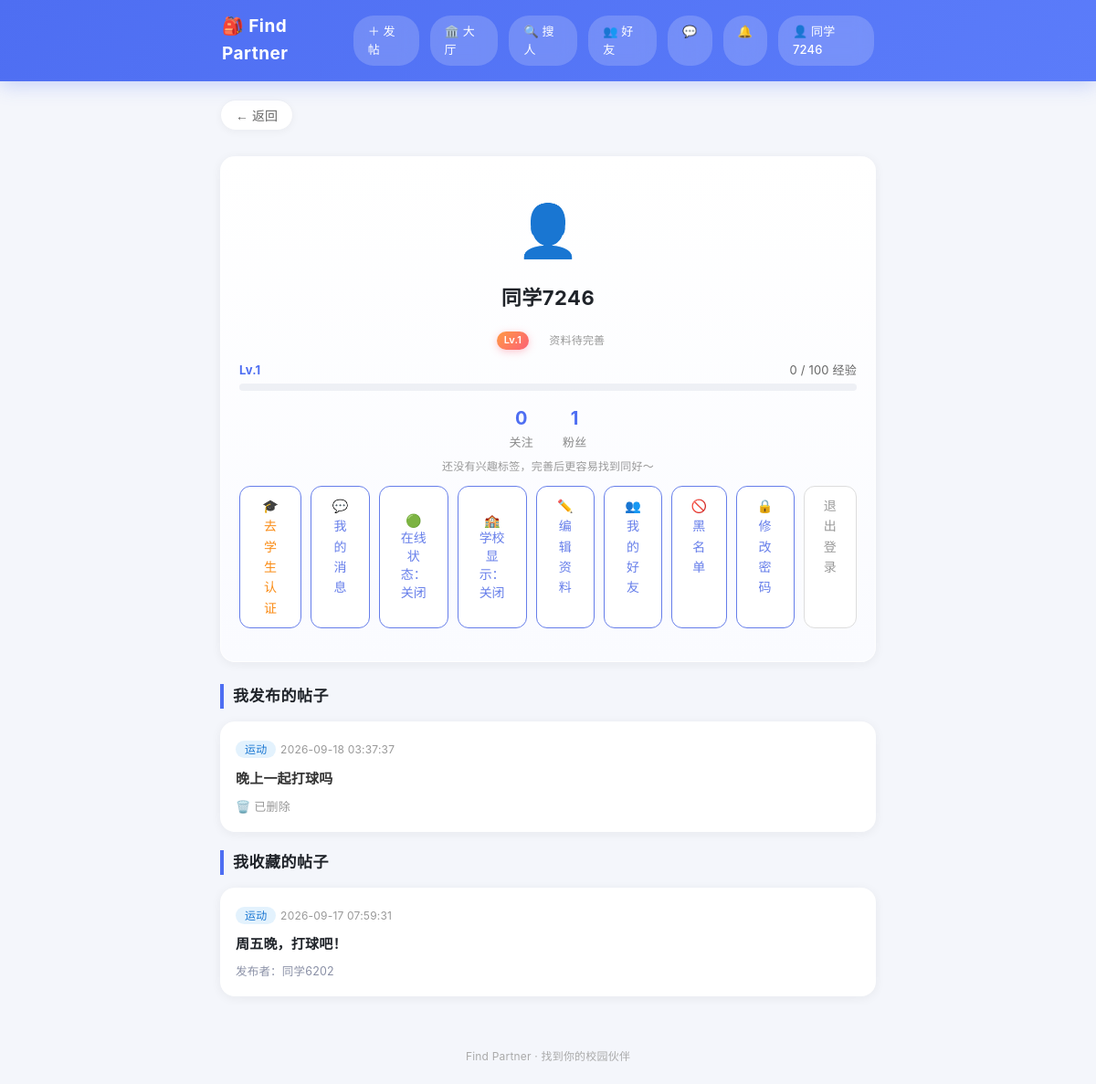
The app's page /profile (signed in), older data.
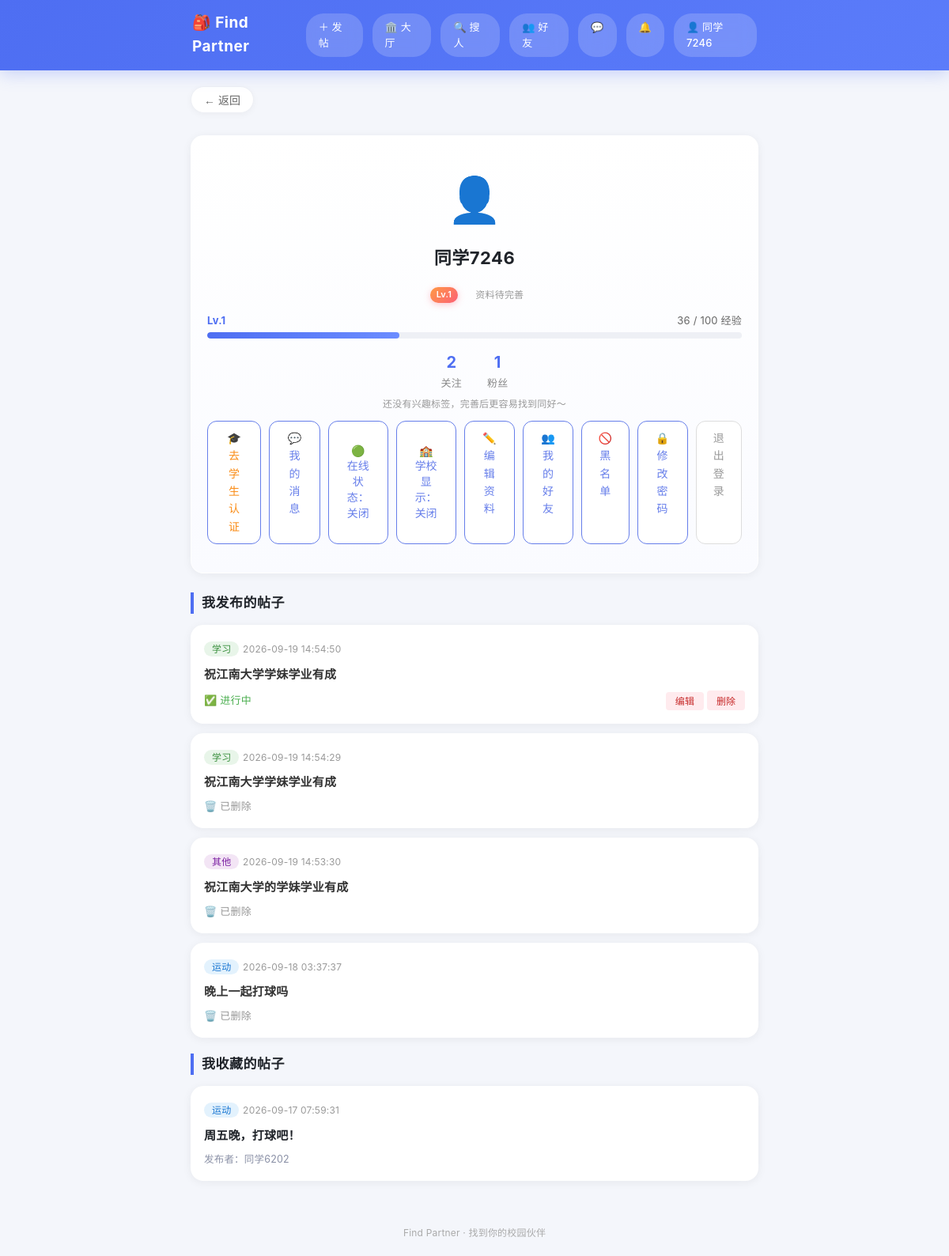
The same page, newer data.
### tables this page shows
CREATE TABLE users (
            id INTEGER PRIMARY KEY AUTOINCREMENT,
            phone TEXT UNIQUE NOT NULL,
            password_hash TEXT NOT NULL,
            nickname TEXT,
            create_time DATETIME DEFAULT CURRENT_TIMESTAMP
        , credit INTEGER DEFAULT 100, age INTEGER, gender TEXT, interests TEXT, bio TEXT, avatar TEXT, contact_public INTEGER DEFAULT 1, level INTEGER DEFAULT 1, exp INTEGER DEFAULT 0, student_verified INTEGER DEFAULT 0, school TEXT, student_id TEXT, real_name TEXT, last_active DATETIME, show_online INTEGER DEFAULT 1, show_school INTEGER DEFAULT 1);

CREATE TABLE posts (
            id INTEGER PRIMARY KEY AUTOINCREMENT,
            user_id INTEGER NOT NULL,
            title TEXT NOT NULL,
            category TEXT NOT NULL,
            content TEXT NOT NULL,
            contact TEXT NOT NULL,
            create_time DATETIME DEFAULT CURRENT_TIMESTAMP,
            status TINYINT DEFAULT 1,
            FOREIGN KEY (user_id) REFERENCES users(id)
        );

### app.py (the view)
@app.route('/profile')
def profile():
    if 'user_id' not in session:
        return redirect(url_for('login'))
    conn = get_conn()
    c = conn.cursor()
    user = c.execute('''SELECT id, nickname, age, gender, interests, bio, credit, avatar, level, exp, contact_public
                        FROM users WHERE id = ?''', (session['user_id'],)).fetchone()
    my_posts = c.execute('''
        SELECT id, title, category, create_time, status
        FROM posts WHERE user_id = ? ORDER BY create_time DESC
    ''', (session['user_id'],)).fetchall()
    fav_posts = c.execute('''
        SELECT p.id, p.title, p.category, p.create_time, u.nickname
        FROM favorites f
        JOIN posts p ON f.post_id = p.id
        JOIN users u ON p.user_id = u.id
        WHERE f.user_id = ? AND p.status = 1
        ORDER BY f.create_time DESC
    ''', (session['user_id'],)).fetchall()
    my_following_count = c.execute('SELECT COUNT(*) AS n FROM follows WHERE follower_id = ?',
                                   (session['user_id'],)).fetchone()['n']
    my_fan_count = c.execute('SELECT COUNT(*) AS n FROM follows WHERE following_id = ?',
                             (session['user_id'],)).fetchone()['n']
    conn.close()
    user_info = {
        'nickname': user['nickname'] or '',
        'age': user['age'],
        'gender': user['gender'] or '',
        'interests': parse_interests(user['interests'] or ''),
        'bio': user['bio'] or '',
        'credit': user['credit'],
        'level': user['level'],
        'exp': user['exp'],
        'avatar': user['avatar'] or '',
        'contact_public': user['contact_public'],
    }
    return render_template('profile.html', my_posts=my_posts,
                           fav_posts=fav_posts, user_info=user_info,
                           my_following_count=my_following_count,
                           my_fan_count=my_fan_count)

### app.py (called while the page is built)
def get_conn():
    conn = sqlite3.connect(DB_PATH)
    conn.row_factory = sqlite3.Row
    return conn

def parse_interests(interests_raw):
    tags = [t.strip() for t in interests_raw.replace('，', ',').split(',') if t.strip()]
    return list(dict.fromkeys(tags))

@app.before_request
def update_last_active():
    if 'user_id' in session:
        try:
            conn = get_conn()
            conn.execute('UPDATE users SET last_active = CURRENT_TIMESTAMP WHERE id = ?',
                         (session['user_id'],))
            conn.commit()
            conn.close()
        except Exception:
            pass

@app.context_processor
def inject_global_vars():
    chat_unread = 0
    if 'user_id' in session:
        try:
            conn = get_conn()
            chat_unread = conn.execute(
                'SELECT COUNT(*) AS n FROM messages WHERE to_user_id=? AND is_read=0',
                (session['user_id'],)).fetchone()['n']
            conn.close()
        except Exception:
            pass
    return {
        'logged_in': 'user_id' in session,
        'nickname': session.get('nickname', ''),
        'avatar': session.get('avatar', ''),
        'chat_unread': chat_unread,
    }

### templates/profile.html (shortened to what this page needs)
{% extends "base.html" %}
{% block content %}
<div class="profile-container">
    <div class="profile-card">
        {% if user_info.avatar %}
        <img src="{{ user_info.avatar }}" class="big-avatar center" alt="头像">
        {% else %}
        <div class="avatar">👤</div>
        {% endif %}
        <h2 class="profile-name">{{ user_info.nickname }}
        </h2>
        <div class="profile-detail">
            <span><span class="level-badge">Lv.{{ user_info.level }}</span></span>
            {% if not user_info.age and not user_info.gender %}<span class="hint">资料待完善</span>{% endif %}
        </div>
        <div class="exp-bar">
            <div class="exp-info">
                <span>Lv.{{ user_info.level }}</span>
                <span>{{ user_info.exp }} / {{ user_info.level * 100 }} 经验</span>
            </div>
            <div class="exp-track">
                <div class="exp-fill" style="width: {{ (user_info.exp / (user_info.level * 100) * 100) | round(1) }}%;"></div>
            </div>
        </div>
        <div class="tieba-stats">
            <a href="/friends?tab=following" class="tieba-stat">
                <span class="tieba-stat-num">{{ my_following_count }}</span>
                <span class="tieba-stat-label">关注</span>
            </a>
            <a href="/friends?tab=fans" class="tieba-stat">
                <span class="tieba-stat-num">{{ my_fan_count }}</span>
                <span class="tieba-stat-label">粉丝</span>
            </a>
        </div>
        {% if user_info.interests %}
        <div class="profile-tags">
            {% for tag in user_info.interests %}
            <span class="tag-badge">{{ tag }}</span>
            {% endfor %}
        </div>
        {% else %}
        <div class="hint" style="margin: 6px 0 12px;">还没有兴趣标签，完善后更容易找到同好～</div>
        {% endif %}
        <div class="profile-actions">
            {% if not user_info.student_verified %}
            <a href="/verify" class="btn-secondary" style="color:#fa8c16;">🎓 去学生认证</a>
            {% else %}
            <a href="/verify" class="btn-secondary">🎓 认证信息</a>
            {% endif %}
            <a href="/messages" class="btn-secondary">💬 我的消息</a>
            <button class="btn-secondary" id="online-toggle">
                🟢 在线状态：{{ '开启' if user_info.show_online else '关闭' }}
            </button>
            <button class="btn-secondary" id="school-toggle">
                🏫 学校显示：{{ '开启' if user_info.show_school else '关闭' }}
            </button>
            <a href="/profile/edit" class="btn-secondary">✏️ 编辑资料</a>
            <a href="/friends" class="btn-secondary">👥 我的好友</a>
            <a href="/blocklist" class="btn-secondary">🚫 黑名单</a>
            <a href="/change_password" class="btn-secondary">🔒 修改密码</a>
            <a href="/logout" class="btn-secondary btn-logout">退出登录</a>
        </div>
    </div>
    <h3 class="section-title">我发布的帖子</h3>
    <div class="my-posts">
        {% if my_posts %}
            {% for post in my_posts %}
            <div class="my-post-card">
                <div class="my-post-header">
                    <span class="post-category cat-{{ post.category }}">{{ post.category }}</span>
                    <span class="post-time">{{ post.create_time }}</span>
                </div>
                <h4 class="my-post-title">
                    <a href="/post/{{ post.id }}">{{ post.title }}</a>
                </h4>
                <div class="my-post-actions">
                    {% if post.status == 1 %}
                        <span class="status-active">✅ 进行中</span>
                    {% else %}
                        <span class="status-deleted">🗑️ 已删除</span>
                    {% endif %}
                    <span>
                        {% if post.status == 1 %}
                        <a href="/post/{{ post.id }}/edit" class="btn-delete-small">编辑</a>
                        <form method="POST" action="/post/{{ post.id }}/delete" style="display:inline;"
                              onsubmit="return confirm('确定要删除这条帖子吗？');">
                            <button type="submit" class="btn-delete-small">删除</button>
                        </form>
                        {% endif %}
                    </span>
                </div>
            </div>
            {% endfor %}
        {% else %}
            <div class="empty-state">
                <div class="empty-icon">📝</div>
                <p>你还没有发布过帖子</p>
                <a href="/publish" class="btn-secondary">去发帖</a>
            </div>
        {% endif %}
    </div>
    <h3 class="section-title">我收藏的帖子</h3>
    <div class="my-posts">
        {% if fav_posts %}
            {% for post in fav_posts %}
            <a href="/post/{{ post.id }}" class="my-post-card" style="display:block;">
                <div class="my-post-header">
                    <span class="post-category cat-{{ post.category }}">{{ post.category }}</span>
                    <span class="post-time">{{ post.create_time }}</span>
                </div>
                <h4 class="my-post-title">{{ post.title }}</h4>
                <div class="post-author">发布者：{{ post.nickname }}</div>
            </a>
            {% endfor %}
        {% else %}
            <div class="empty-state">
                <div class="empty-icon">⭐</div>
                <p>还没有收藏的帖子，看到感兴趣的帖子点"收藏"吧</p>
            </div>
        {% endif %}
    </div>
</div>
{% endblock %}

### templates/base.html (shortened to what this page needs)
<!DOCTYPE html>
<html lang="zh-CN">
<head>
    <link rel="stylesheet" href="/static/css/style.css">
</head>
<body>
    <nav class="navbar">
        <div class="nav-container">
            <a href="/" class="nav-logo">🎒 Find Partner</a>
            <div class="nav-links">
                {% if logged_in %}
                    <a href="/publish" class="nav-btn">＋ 发帖</a>
                    <a href="/lobby" class="nav-btn">🏛️ 大厅</a>
                    <a href="/users" class="nav-btn">🔍 搜人</a>
                    <a href="/friends" class="nav-btn">👥 好友</a>
                    <a href="/messages" class="nav-btn nav-bell">💬
                    </a>
                    <a href="/notifications" class="nav-btn nav-bell">🔔
                    </a>
                    <a href="/profile" class="nav-btn">
                        {% if avatar %}<img src="{{ avatar }}" class="nav-avatar" alt="头像">{% else %}👤{% endif %}
                        {{ nickname }}
                    </a>
                {% else %}
                    <a href="/login" class="nav-btn">登录 / 注册</a>
                {% endif %}
            </div>
        </div>
    </nav>
    <main class="main-content">
        <button class="back-btn" onclick="goBack()" title="返回上一页">← 返回</button>
        {% block content %}{% endblock %}
    </main>
    <footer class="footer">
        <p>Find Partner · 找到你的校园伙伴</p>
    </footer>
</body>
</html>

Row changes from the older to the newer data that the page shows:
changed users "同学7246": exp "0" → "36"
added posts: category "学习", create_time "2026-09-19 14:54:50", title "祝江南大学学妹学业有成", status "✅ 进行中", shown under "我发布的帖子"
added posts: category "学习", create_time "2026-09-19 14:54:29", title "祝江南大学学妹学业有成", status "🗑️ 已删除", shown under "我发布的帖子"
added posts: category "其他", create_time "2026-09-19 14:53:30", title "祝江南大学的学妹学业有成", status "🗑️ 已删除", shown under "我发布的帖子"
Text that changed along with them:
{{ my_following_count }}: "0" → "2"
